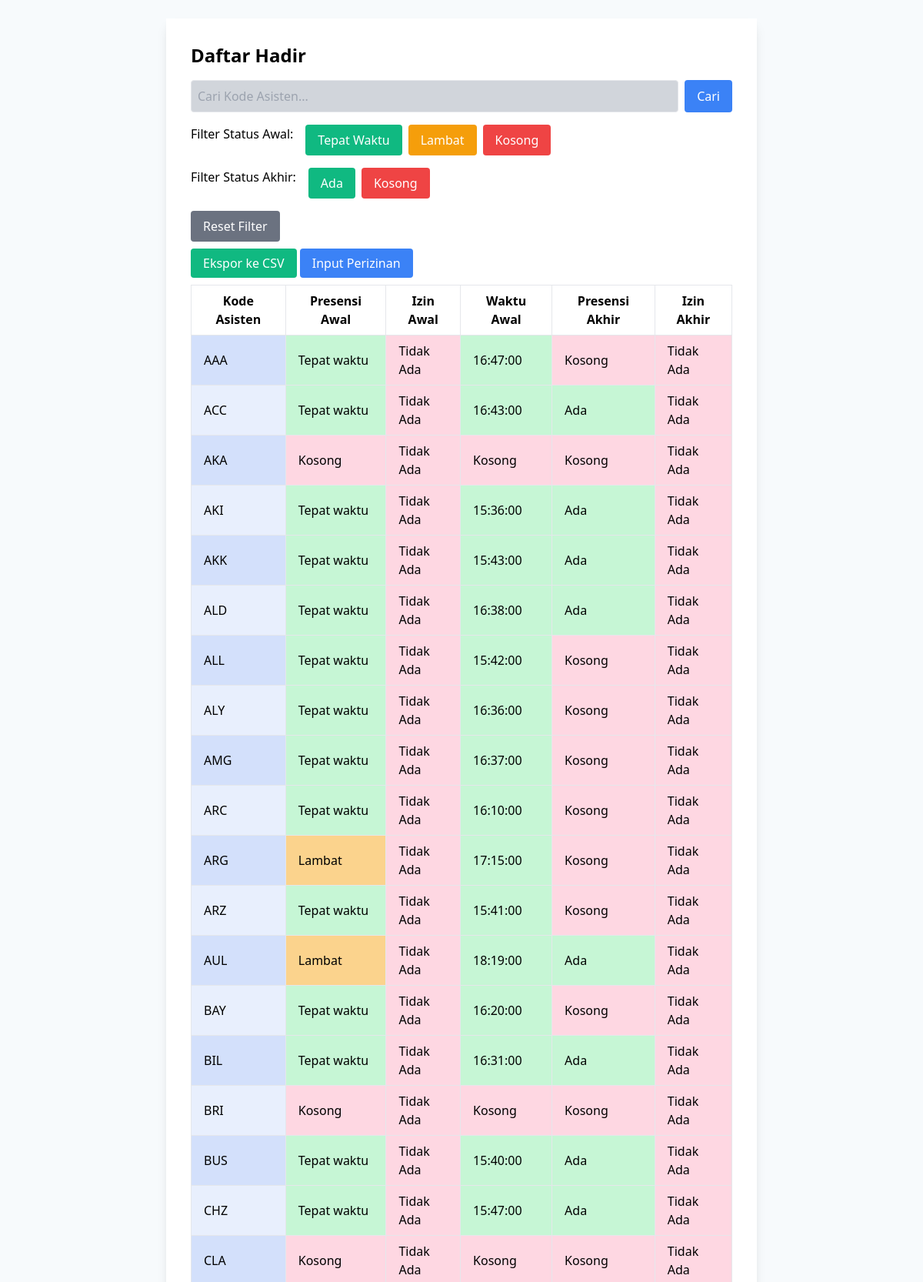
The page /daftar_hadir.php (upper part) on the database its author committed.
### tables this page shows
CREATE TABLE `user` (
  `kode_asisten` varchar(10) NOT NULL,
  `absen_awal` tinyint(1) DEFAULT '0',
  `jam_absen_awal` time DEFAULT NULL,
  `keterangan_awal` varchar(20) DEFAULT NULL,
  `absen_akhir` tinyint(1) DEFAULT '0',
  `jam_absen_akhir` time DEFAULT NULL,
  `keterangan_akhir` varchar(20) DEFAULT NULL
);

### src/daftar_hadir.php (the view, shortened to what this page needs)
<?php
$host = 'localhost';
$db   = 'absentot';
$user = 'admin';
$pass = 'admin';
try {
    $pdo = new PDO("mysql:host=$host;dbname=$db", $user, $pass);
    $pdo->setAttribute(PDO::ATTR_ERRMODE, PDO::ERRMODE_EXCEPTION);
} catch (PDOException $e) {
    echo "Koneksi gagal: " . $e->getMessage();
    exit;
}
$stmt = $pdo->query("SELECT * FROM user");
$daftar_hadir = $stmt->fetchAll(PDO::FETCH_ASSOC);
?>
<!DOCTYPE html>
<html lang="en">
<head>
    <link href="https://cdn.jsdelivr.net/npm/tailwindcss@2.2.19/dist/tailwind.min.css" rel="stylesheet">
</head>
<body class="p-4 md:p-6">
    <div class="max-w-full md:max-w-3xl mx-auto bg-white p-4 md:p-8 shadow-lg">
        <h1 class="text-xl md:text-2xl font-bold mb-4">Daftar Hadir</h1>
        <form id="searchForm" class="mb-4 flex flex-col md:flex-row gap-2">
            <input type="text" name="search" id="searchInput" placeholder="Cari Kode Asisten..." class="border rounded p-2 w-full md:w-auto flex-1 bg-gray-300">
            <button type="submit" class="bg-blue-500 text-white py-2 px-4 rounded mt-2 md:mt-0">Cari</button>
        </form>
        <div class="mb-4 flex flex-col md:flex-row gap-2">
            <span class="mr-2">Filter Status Awal:</span>
            <button class="bg-green-500 text-white py-2 px-4 rounded hover:bg-green-600" onclick="filterStatus('tepat_waktu')">Tepat Waktu</button>
            <button class="bg-yellow-500 text-white py-2 px-4 rounded hover:bg-yellow-600" onclick="filterStatus('lambat')">Lambat</button>
            <button class="bg-red-500 text-white py-2 px-4 rounded hover:bg-red-600" onclick="filterStatus('kosong')">Kosong</button>
        </div>
        <div class="mb-4 flex flex-col md:flex-row gap-2">
            <span class="mr-2">Filter Status Akhir:</span>
            <button class="bg-green-500 text-white py-2 px-4 rounded hover:bg-green-600" onclick="filterAkhir('ada')">Ada</button>
            <button class="bg-red-500 text-white py-2 px-4 rounded hover:bg-red-600" onclick="filterAkhir('kosong')">Kosong</button>
        </div>
        <div class="mb-4 flex flex-col md:flex-row gap-2">
            <button class="bg-gray-500 text-white py-2 px-4 rounded hover:bg-gray-600" onclick="resetFilter()">Reset Filter</button>
        </div>
        <div class="mb-4">
            <a href="export.php" class="bg-green-500 text-white py-2 px-4 rounded">Ekspor ke CSV</a>
            <a href="input_perizinan.php" class="bg-blue-500 text-white py-2 px-4 rounded">Input Perizinan</a>
        </div>
        <div class="overflow-x-auto">
            <table id="resultTable" class="min-w-full border-collapse table-auto">
                <thead>
                    <tr>
                        <th class="border px-4 py-2">Kode Asisten</th>
                        <th class="border px-4 py-2">Presensi Awal</th>
                        <th class="border px-4 py-2">Izin Awal</th>
                        <th class="border px-4 py-2">Waktu Awal</th>
                        <th class="border px-4 py-2">Presensi Akhir</th>
                        <th class="border px-4 py-2">Izin Akhir</th>
                    </tr>
                </thead>
                <tbody>
                <?php foreach ($daftar_hadir as $index => $user): ?>
                    <tr class="<?= $index % 2 == 0 ? 'bg-blue-even' : 'bg-blue-odd' ?>">
                    <td class="border px-4 py-2"><?= htmlspecialchars($user['kode_asisten']) ?></td>
                    <td class="border px-4 py-2 <?= ($user['absen_awal'] && $user['keterangan_awal'] === "Tepat waktu") ? 'tepat-waktu' : (($user['absen_awal'] && $user['keterangan_awal'] === "Lambat") ? 'lambat' : 'kosong') ?>">
                        <?= $user['absen_awal'] ? htmlspecialchars($user['keterangan_awal']) : 'Kosong' ?>
                    </td>
                    <td class="border px-4 py-2 <?= (isset($user['izin_awal']) && ($user['izin_awal'] == 1 || $user['izin_telat'] == 1)) ? 'valid' : 'invalid' ?>">
                        <?= (isset($user['izin_awal']) ? ($user['izin_awal'] ? 'Ada' : 'Tidak Ada') : 'Tidak Ada') ?>
                    </td>
                    <td class="border px-4 py-2 <?= $user['absen_awal'] ? 'tepat-waktu' : 'kosong' ?>">
                        <?= $user['jam_absen_awal'] ?: 'Kosong' ?>
                    </td>
                    <td class="border px-4 py-2 <?= $user['absen_akhir'] ? 'tepat-waktu' : 'kosong' ?>">
                        <?= $user['absen_akhir'] ? 'Ada' : 'Kosong' ?>
                    </td>
                    <td class="border px-4 py-2 <?= (isset($user['izin_akhir']) && $user['izin_akhir'] == 1) ? 'valid' : 'invalid' ?>">
                        <?= (isset($user['izin_akhir']) ? ($user['izin_akhir'] ? 'Ada' : 'Tidak Ada') : 'Tidak Ada') ?>
                    </td>
                </tr>
                <?php endforeach; ?>
                </tbody>
            </table>
        </div>
        <br>
    </div>
</body>
</html>

### src/daftar_hadir.php (style rules this page uses)
body { background-color: #f7fafc; }
.tepat-waktu { background-color: #c6f6d5; }
.lambat { background-color: #fbd38d; }
.invalid { background-color: #fed7e2; }
.kosong { background-color: #fed7e2; }
.bg-blue-odd { background-color: rgba(37, 99, 235, 0.1); }
.bg-blue-even { background-color: rgba(37, 99, 235, 0.2); }

### rows shown on the page
user: kode_asisten "AAA", keterangan_awal "Tepat waktu", jam_absen_awal "16:47:00", absen_akhir "Kosong"
user: kode_asisten "ACC", keterangan_awal "Tepat waktu", jam_absen_awal "16:43:00", absen_akhir "Ada"
user: kode_asisten "AKA", absen_awal "Kosong", jam_absen_awal "Kosong", absen_akhir "Kosong"
user: kode_asisten "AKI", keterangan_awal "Tepat waktu", jam_absen_awal "15:36:00", absen_akhir "Ada"
user: kode_asisten "AKK", keterangan_awal "Tepat waktu", jam_absen_awal "15:43:00", absen_akhir "Ada"
user: kode_asisten "ALD", keterangan_awal "Tepat waktu", jam_absen_awal "16:38:00", absen_akhir "Ada"
user: kode_asisten "ALL", keterangan_awal "Tepat waktu", jam_absen_awal "15:42:00", absen_akhir "Kosong"
user: kode_asisten "ALY", keterangan_awal "Tepat waktu", jam_absen_awal "16:36:00", absen_akhir "Kosong"
user: kode_asisten "AMG", keterangan_awal "Tepat waktu", jam_absen_awal "16:37:00", absen_akhir "Kosong"
user: kode_asisten "ARC", keterangan_awal "Tepat waktu", jam_absen_awal "16:10:00", absen_akhir "Kosong"
user: kode_asisten "ARG", keterangan_awal "Lambat", jam_absen_awal "17:15:00", absen_akhir "Kosong"
user: kode_asisten "ARZ", keterangan_awal "Tepat waktu", jam_absen_awal "15:41:00", absen_akhir "Kosong"
user: kode_asisten "AUL", keterangan_awal "Lambat", jam_absen_awal "18:19:00", absen_akhir "Ada"
user: kode_asisten "BAY", keterangan_awal "Tepat waktu", jam_absen_awal "16:20:00", absen_akhir "Kosong"
user: kode_asisten "BIL", keterangan_awal "Tepat waktu", jam_absen_awal "16:31:00", absen_akhir "Ada"
user: kode_asisten "BRI", absen_awal "Kosong", jam_absen_awal "Kosong", absen_akhir "Kosong"
user: kode_asisten "BUS", keterangan_awal "Tepat waktu", jam_absen_awal "15:40:00", absen_akhir "Ada"
user: kode_asisten "CHZ", keterangan_awal "Tepat waktu", jam_absen_awal "15:47:00", absen_akhir "Ada"
user: kode_asisten "CLA", absen_awal "Kosong", jam_absen_awal "Kosong", absen_akhir "Kosong"
